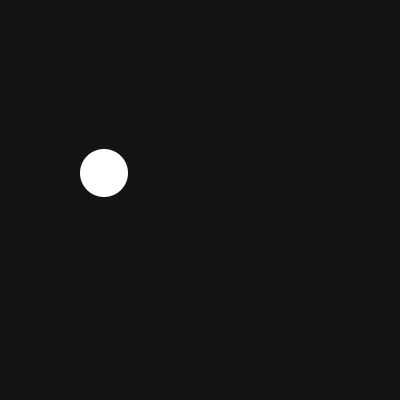
Frame 1 (no input)
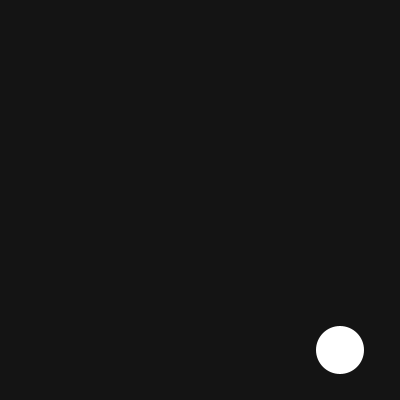
Frame 60 (the mouse pressed at the canvas centre just before this capture)
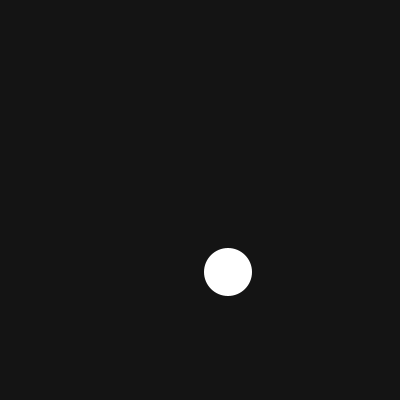
Frame 120 (the mouse held since frame 60 and released just before this capture)

The Processing sketch that drew these frames (run headless with seeded random() and noise(); from frame 60 on, the mouse is pressed at the canvas centre):

// Processing sketch: Vectors
// ── Vectors.pde
float x = 100;
float y = 170;
float xspeed = 4;
float yspeed = 3;

void setup() {
  size(400, 400);
}

void draw() {
  background(20);
  
  x = x + xspeed;
  y = y + yspeed;
  
  if ((x > width) || (x < 0)) {
    xspeed = xspeed * -1;
  }
  if ((y > height) || (y < 0)) {
    yspeed = yspeed * -1;
  }
  
  noStroke();
  fill(255);
  ellipse(x, y, 48, 48);
  
}
